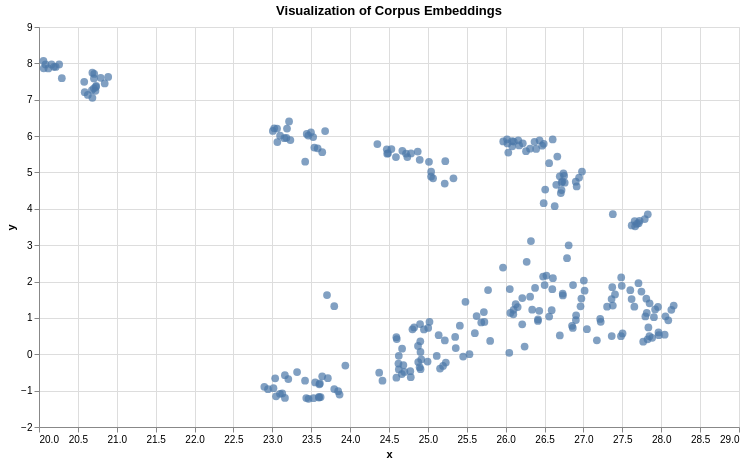

Notebook cell for this chart:
### Markdown cell above
<br/>
We can also examine the clusters of similar language that appear across our search results:

### Code cell
plot_nn_interactive(payment_res, 'Embedding', 'Text')

### Figure 1 — Vega-Lite specification as saved in the notebook (floating-point values rounded to 4 significant figures; data arrays with more than 128 entries replaced by an {"elided": "..."} marker saying what was removed)
{"config": {"view": {"continuousWidth": 300, "continuousHeight": 300}}, "data": {"name": "data-66926e90ad19e4cf18c280d96725f41e"}, "mark": {"type": "circle", "size": 60}, "encoding": {"tooltip": [{"field": "text", "type": "nominal"}], "x": {"field": "x", "scale": {"zero": false}, "type": "quantitative"}, "y": {"field": "y", "scale": {"zero": false}, "type": "quantitative"}}, "height": 400, "params": [{"name": "param_2", "select": {"type": "interval", "encodings": ["x", "y"]}, "bind": "scales"}], "title": "Visualization of Corpus Embeddings", "width": 700, "$schema": "https://vega.github.io/schema/vega-lite/v5.17.0.json", "datasets": {"data-66926e90ad19e4cf18c280d96725f41e": {"elided": "261 records"}}}
